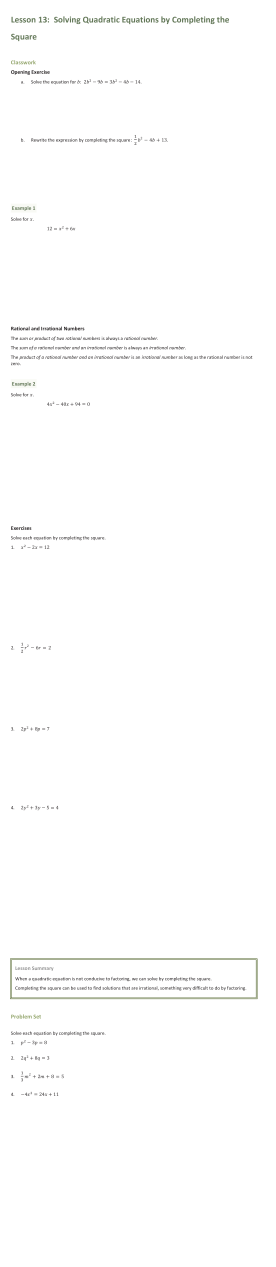
#> input picture python/docker/data/23d0d29406f-108d.png, 826 x 3800 px (shown at 1/3 size)
$ python -i task_level_segment.py   (imports and definitions only)   (older library calls are emulated)
#> lines starting #> are read from the running program, lines starting #| are printed output that depends on the picture; after the words box and inside, x2 and y2 are one past the last pixel; in counts of white or black regions, pixels touching at a corner belong together
#> further down, picture is the input picture: shape (3800, 826, 3); mean B, G, R 253.2, 253.4, 253.3
# coding: utf-8

import cv2
import matplotlib.pyplot as plt
import matplotlib.patches as patches
import numpy as np
from itertools import groupby
from statistics import median

# load image function
# [8 lines left out: function load_image, not called in this run]

# Start Preprocess function?
def preprocess_image(img):
    """
    This function takes a openCV2 object containing the image data.

    The values returned is a openCV2 object containing the
    thresholded image data and grayscale image.
    """
    # retain 25% of original pixels
    # downsampled = cv2.resize(CV_img, None, fx=0.25, fy=0.25)

    gray = cv2.cvtColor(img, cv2.COLOR_BGR2GRAY)
    # set threshholding (what is black/white)?
    kernel = cv2.getStructuringElement(cv2.MORPH_CROSS, (3, 3))
    dilated = cv2.dilate(gray, kernel, iterations=1)
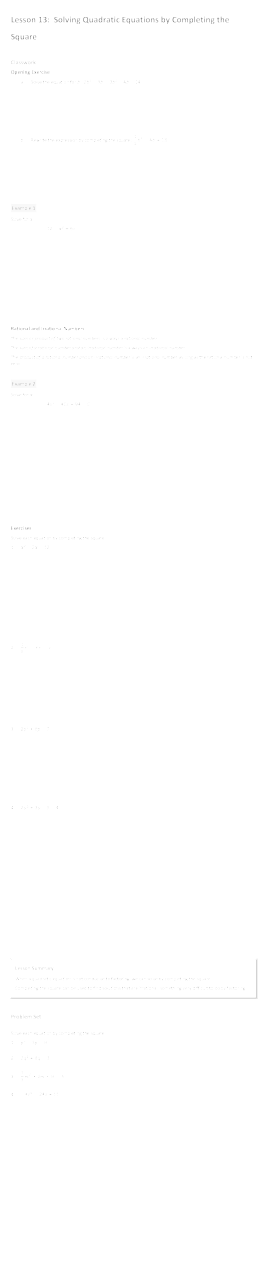
#> dilated: shape (3800, 826) (shown at 1/3 size); min 33, max 255, mean 254.8
    thresh = cv2.adaptiveThreshold(dilated, 1, cv2.ADAPTIVE_THRESH_MEAN_C, cv2.THRESH_BINARY, 5, 10)
#> thresh: shape (3800, 826); values 0 (black) and 1 (white), 99.7% white; black in thin lines or dots, all inside (x1, y1, x2, y2) = (31, 50, 772, 3287)
    return gray, thresh

# [200 lines left out: functions segment_image, segment_subimages, calc_bounds, cut_image, plot_segmented_image, y_wspace and 1 more, not called in this run]


# [2 lines not run here, left out]

>>> import cv2
>>> picture = cv2.imread('../data/23d0d29406f-108d.png')
>>> result = preprocess_image(picture)
